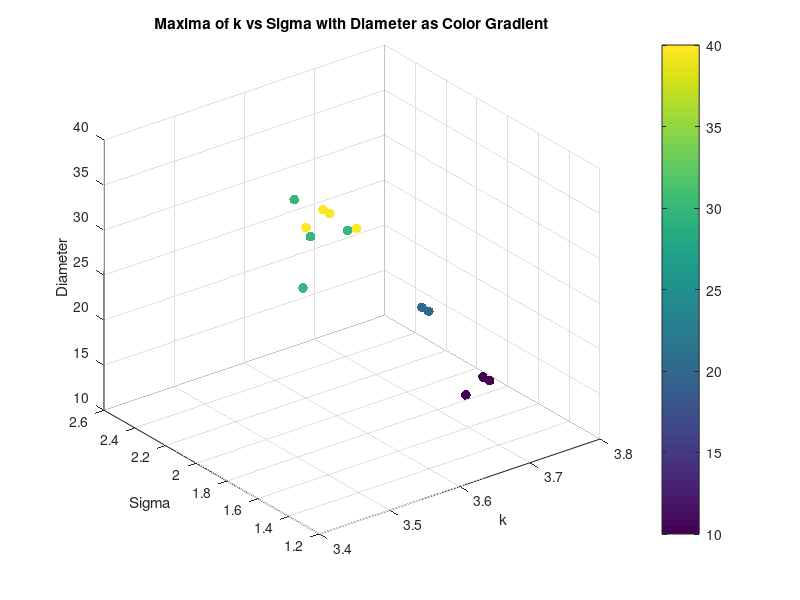
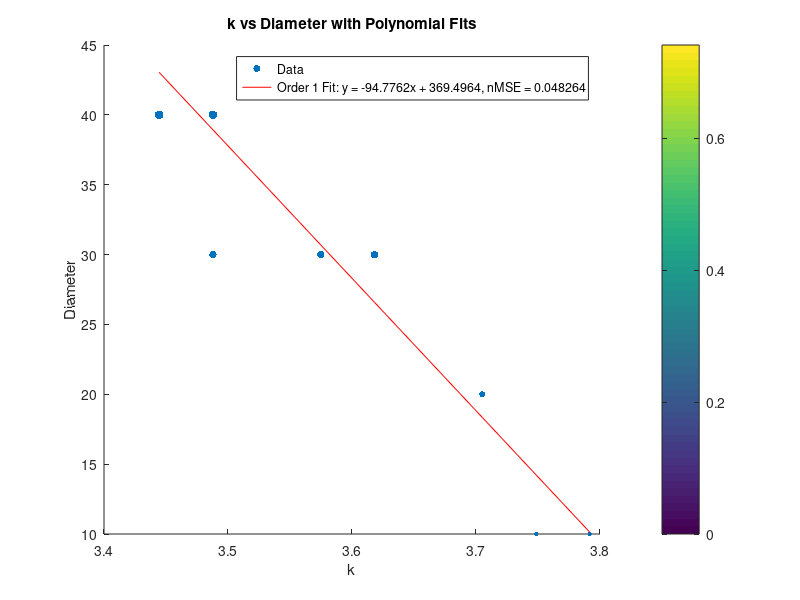

The MATLAB source for these figures, in order:
clear all;
close all;


% %% Torque Analysis
% load('maxima_data.mat');
% scatter3(maxima_k, maxima_sigma, torque_values, 20, maxima_corr, 'filled');
% xlabel('k');
% ylabel('Sigma');
% zlabel('Torque');
% title('Maxima of k vs Sigma with Torque as Color Gradient');
% colorbar;
% grid on;
% % K means clustering of torque into 10 clusters, taking mean of each cluster k, sigma and corr too
% [cluster_idx, cluster_centers] = kmeans(torque_values', 10);
% % Take the mean of each cluster
% torque_means = zeros(10, 1);
% sigma_means = zeros(10, 1);
% k_means = zeros(10, 1);
% corr_means = zeros(10, 1);
% for i = 1:10
%     torque_means(i) = mean(torque_values(cluster_idx == i));
%     sigma_means(i) = mean(maxima_sigma(cluster_idx == i));
%     k_means(i) = mean(maxima_k(cluster_idx == i));
%     corr_means(i) = mean(maxima_corr(cluster_idx == i));
% end
% % Plot the clusters
% figure;
% scatter3(k_means, sigma_means, torque_means, 50, corr_means, 'filled');
% xlabel('k');
% ylabel('Sigma');
% zlabel('Torque');
% title('Clustered Maxima of k vs Sigma with Torque as Color Gradient');
% colorbar;
% grid on;
% % Ensure data is sorted for polyfit
% [sigma_sorted, sort_idx] = sort(maxima_sigma);
% torque_sorted = torque_values(sort_idx);
% % Display correlation between torque and sigma
% disp('Correlation between Torque and Sigma:');
% disp(corr(torque_sorted', sigma_sorted'));
% % Display correlation between torque and sigma^2
% disp('Correlation between Torque and Sigma^2:');
% disp(corr(torque_sorted', sigma_sorted'.^2));
% % Polyfit for sigma vs torque (order 1 and 2)
% p1_sigma = polyfit(sigma_sorted, torque_sorted, 1);
% % Calculate fitted values and normalized MSE for sigma vs torque
% fitted_torque_p1_sigma = polyval(p1_sigma, sigma_sorted);
% mse_p1_sigma = mean((torque_sorted - fitted_torque_p1_sigma).^2);
% nmse_p1_sigma = mse_p1_sigma / var(torque_sorted);
% % Display results for sigma vs torque
% disp('Sigma vs Torque:');
% disp(['Order 1 nMSE: ', num2str(nmse_p1_sigma)]);
% %display correlation between torque and sigma
% % Plot for sigma vs torque with polynomial fits (first instance)
% figure;
% plot(sigma_sorted, torque_sorted, 'o', 'DisplayName', 'Data');
% hold on;
% plot(sigma_sorted, fitted_torque_p1_sigma, '-r', 'DisplayName', ...
%     ['Order 1 Fit: y = ', num2str(p1_sigma(1)), 'x + ', num2str(p1_sigma(2)), ...
%     ', nMSE = ', num2str(nmse_p1_sigma)]);
% xlabel('Sigma');
% ylabel('Torque');
% title('Sigma vs Torque with Polynomial Fits');
% legend('show');
% grid on;
% % Ensure data is sorted for polyfit
% [sigma_sorted, sort_idx] = sort(sigma_means);
% torque_sorted = torque_means(sort_idx);
% %Display correlation between torque and sigma
% disp('Correlation between Torque and Sigma:');
% disp(corr(torque_sorted, sigma_sorted));
% %Display correlation between torque and sigma^2
% disp('Correlation between Torque and Sigma^2:');
% disp(corr(torque_sorted, sigma_sorted.^2));
% % Polyfit for sigma vs torque (order 1 and 2)
% p1_sigma = polyfit(sigma_sorted, torque_sorted, 1);
% p2_sigma = polyfit(sigma_sorted, torque_sorted, 2);
% % Calculate zitted values and normalized MSE for sigma vs torque
% fitted_torque_p1_sigma = polyval(p1_sigma, sigma_sorted);
% fitted_torque_p2_sigma = polyval(p2_sigma, sigma_sorted);
% mse_p1_sigma = mean((torque_sorted - fitted_torque_p1_sigma).^2);
% mse_p2_sigma = mean((torque_sorted - fitted_torque_p2_sigma).^2);
% nmse_p1_sigma = mse_p1_sigma / var(torque_sorted);
% nmse_p2_sigma = mse_p2_sigma / var(torque_sorted);
% % Display results for sigma vs torque
% disp('Sigma vs Torque:');
% disp(['Order 1 nMSE: ', num2str(nmse_p1_sigma)]);
% disp(['Order 2 nMSE: ', num2str(nmse_p2_sigma)]);
% % Plot for sigma vs torque with polynomial fits (second instance)
% figure;
% plot(sigma_sorted, torque_sorted, 'o', 'DisplayName', 'Data');
% hold on;
% plot(sigma_sorted, fitted_torque_p1_sigma, '-r', 'DisplayName', ...
%     ['Order 1 Fit: y = ', num2str(p1_sigma(1)), 'x + ', num2str(p1_sigma(2)), ...
%     ', nMSE = ', num2str(nmse_p1_sigma)]);
% plot(sigma_sorted, fitted_torque_p2_sigma, '--g', 'DisplayName', ...
%     ['Order 2 Fit: y = ', num2str(p2_sigma(1)), 'x^2 + ', num2str(p2_sigma(2)), ...
%     'x + ', num2str(p2_sigma(3)), ', nMSE = ', num2str(nmse_p2_sigma)]);
% xlabel('Sigma');
% ylabel('Torque');
% title('Sigma vs Torque with Polynomial Fits');
% legend('show');
% grid on;

%% Diameter Analysis
% Saved as diameter_value, k_values(max_k_idx), sigma_values(max_sigma_idx), max_val
load('maxima_data_Diam.mat');

scatter3(maxima_matrix(:, 2), maxima_matrix(:, 3), maxima_matrix(:, 1), 50, maxima_matrix(:, 1), 'filled'); 
xlabel('k');
ylabel('Sigma');
zlabel('Diameter');
title('Maxima of k vs Sigma with Diameter as Color Gradient');
colorbar;
grid on;

% K vs d
% Ensure data is sorted for polyfit
[k_sorted, sort_idx] = sort(maxima_matrix(:, 2));
d_sorted = maxima_matrix(sort_idx, 1);
% Display correlation between d and k
disp('Correlation between Diameter and k:');
disp(corr(d_sorted, k_sorted));

%plot for k vs diam with polynomial fits
figure;
scatter(k_sorted, d_sorted, d_sorted,'o', 'filled', 'DisplayName', 'Data');
colorbar;
hold on;
p1_k = polyfit(k_sorted, d_sorted, 1);
fitted_d_p1_k = polyval(p1_k, k_sorted);
mse_p1_k = mean((d_sorted - fitted_d_p1_k).^2);
nmse_p1_k = mse_p1_k / var(d_sorted);
disp('Diameter vs k:');
disp(['Order 1 nMSE: ', num2str(nmse_p1_k)]);
plot(k_sorted, fitted_d_p1_k, '-r', 'DisplayName', ...
    ['Order 1 Fit: y = ', num2str(p1_k(1)), 'x + ', num2str(p1_k(2)), ...
    ', nMSE = ', num2str(nmse_p1_k)]);
xlabel('k');
ylabel('Diameter');
title('k vs Diameter with Polynomial Fits');
legend('show');
